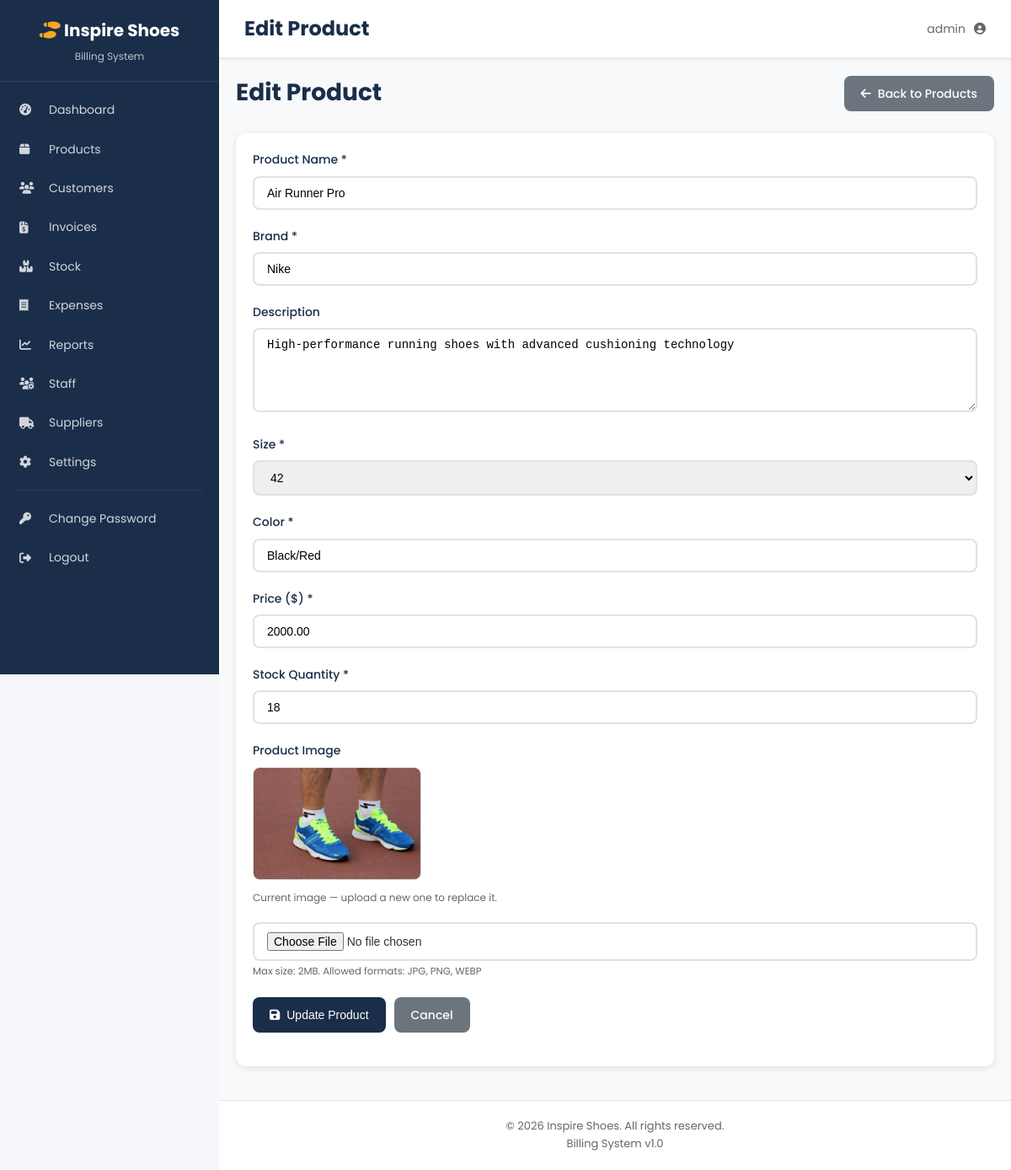
The page /products/edit.php?id=1 (signed in) on the database its author committed.
### tables this page shows
CREATE TABLE `users` (
  `id` int(11) NOT NULL,
  `username` varchar(50) NOT NULL,
  `email` varchar(100) NOT NULL,
  `password_hash` varchar(255) NOT NULL,
  `role` enum('admin','staff') DEFAULT 'staff',
  `status` enum('active','inactive') NOT NULL DEFAULT 'active',
  `created_at` timestamp NOT NULL DEFAULT current_timestamp(),
  `updated_at` timestamp NOT NULL DEFAULT current_timestamp() ON UPDATE current_timestamp()
);

CREATE TABLE `products` (
  `id` int(11) NOT NULL,
  `name` varchar(200) NOT NULL,
  `description` text DEFAULT NULL,
  `brand` varchar(100) NOT NULL,
  `size` varchar(50) NOT NULL,
  `color` varchar(50) NOT NULL,
  `price` decimal(10,2) NOT NULL,
  `stock_qty` int(11) NOT NULL DEFAULT 0,
  `image_path` varchar(255) DEFAULT NULL,
  `supplier_name` varchar(100) DEFAULT NULL,
  `supplier_phone` varchar(20) DEFAULT NULL,
  `purchase_price` decimal(10,2) DEFAULT 0.00,
  `created_at` timestamp NOT NULL DEFAULT current_timestamp(),
  `updated_at` timestamp NOT NULL DEFAULT current_timestamp() ON UPDATE current_timestamp()
);

### includes/functions.php (called while the page is built, shortened)
<?php
require_once __DIR__ . '/../config/db.php';
function getUserRole(): string {
    return $_SESSION['role'] ?? 'staff';
}
function isAdmin(): bool {
    return getUserRole() === 'admin';
}
function getCurrentUser() {
    global $pdo;
    $stmt = $pdo->prepare("SELECT * FROM users WHERE id = ?");
    $stmt->execute([$_SESSION['user_id']]);
    return $stmt->fetch();
}
function h($string): string {
    return htmlspecialchars($string ?? '', ENT_QUOTES, 'UTF-8');
}

### products/edit.php (the view, shortened to what this page needs)
<?php
require_once __DIR__ . '/../config/db.php';
require_once __DIR__ . '/../includes/functions.php';
$page_title = 'Edit Product';
$id = filter_input(INPUT_GET, 'id', FILTER_VALIDATE_INT);
$stmt = $pdo->prepare("SELECT * FROM products WHERE id = ?");
$stmt->execute([$id]);
$product = $stmt->fetch(PDO::FETCH_ASSOC);
include __DIR__ . '/../includes/header.php';
?>
<div class="page-header">
    <h1>Edit Product</h1>
    <a href="<?php echo BASE_URL; ?>/products/list.php" class="btn btn-secondary">
        <i class="fas fa-arrow-left"></i> Back to Products
    </a>
</div>
<div class="card">
    <div class="card-body">
        <form method="POST" action="" enctype="multipart/form-data">
            <div class="form-group">
                <label for="name">Product Name *</label>
                <input type="text" id="name" name="name" class="form-control" value="<?php echo h($product['name']); ?>" required>
            </div>
            <div class="form-group">
                <label for="brand">Brand *</label>
                <input type="text" id="brand" name="brand" class="form-control" value="<?php echo h($product['brand']); ?>" required>
            </div>
            <div class="form-group">
                <label for="description">Description</label>
                <textarea id="description" name="description" class="form-control" rows="3"><?php echo h($product['description'] ?? ''); ?></textarea>
            </div>
            <div class="form-group">
                <label for="size">Size *</label>
                <select id="size" name="size" class="form-control" required>
                    <?php for ($i = 38; $i <= 47; $i++): ?>
                        <option value="<?php echo $i; ?>" <?php echo $product['size'] == $i ? 'selected' : ''; ?>>
                            <?php echo $i; ?>
                        </option>
                    <?php endfor; ?>
                </select>
            </div>
            <div class="form-group">
                <label for="color">Color *</label>
                <input type="text" id="color" name="color" class="form-control" value="<?php echo h($product['color']); ?>" required>
            </div>
            <div class="form-group">
                <label for="price">Price ($) *</label>
                <input type="number" id="price" name="price" class="form-control" step="0.01" min="0" value="<?php echo h((string)$product['price']); ?>" required>
            </div>
            <div class="form-group">
                <label for="stock_qty">Stock Quantity *</label>
                <input type="number" id="stock_qty" name="stock_qty" class="form-control" min="0" value="<?php echo h((string)$product['stock_qty']); ?>" required>
            </div>
            <div class="form-group">
                <label for="image">Product Image</label>
                <?php if (!empty($product['image_path'])): ?>
                    <div class="mb-2">
                        <img src="<?php echo ASSETS_URL; ?>/uploads/products/<?php echo h($product['image_path']); ?>"
                             alt="Current Product Image"
                             style="max-width:200px; border-radius:8px; border:1px solid var(--border);">
                        <p class="text-muted" style="font-size:12px; margin-top:5px;">Current image — upload a new one to replace it.</p>
                    </div>
                <?php endif; ?>
                <input type="file" id="image" name="image" class="form-control" accept="image/jpeg,image/png,image/webp">
                <small class="text-muted">Max size: 2MB. Allowed formats: JPG, PNG, WEBP</small>
            </div>
            <div class="form-group" style="display:flex; gap:10px;">
                <button type="submit" class="btn btn-primary">
                    <i class="fas fa-save"></i> Update Product
                </button>
                <a href="<?php echo BASE_URL; ?>/products/list.php" class="btn btn-secondary">Cancel</a>
            </div>
        </form>
    </div>
</div>
<?php include __DIR__ . '/../includes/footer.php'; ?>

### includes/header.php (shortened to what this page needs)
<?php
require_once __DIR__ . '/../config/db.php';
require_once __DIR__ . '/functions.php';
$current_page  = basename($_SERVER['PHP_SELF']);
$is_logged_in  = isset($_SESSION['user_id']);
$current_user = $is_logged_in ? getCurrentUser() : null;
?>
<!DOCTYPE html>
<html lang="en">
<head>
    <link rel="stylesheet" href="https://cdnjs.cloudflare.com/ajax/libs/font-awesome/6.4.0/css/all.min.css">
    <link rel="stylesheet" href="<?php echo CSS_URL; ?>/style.css">
</head>
<body>
<?php if ($is_logged_in): ?>
<nav class="sidebar">
    <div class="sidebar-header">
        <h2><i class="fas fa-shoe-prints"></i> Inspire Shoes</h2>
        <p>Billing System</p>
    </div>
    <ul class="nav-menu">
        <li class="<?php echo ($current_page === 'index.php' && strpos($_SERVER['PHP_SELF'], '/auth/') === false) ? 'active' : ''; ?>">
            <a href="<?php echo BASE_URL; ?>/index.php">
                <i class="fas fa-tachometer-alt"></i>
                <span>Dashboard</span>
            </a>
        </li>
        <li class="<?php echo strpos($_SERVER['PHP_SELF'], '/products/') !== false ? 'active' : ''; ?>">
            <a href="<?php echo BASE_URL; ?>/products/list.php">
                <i class="fas fa-box"></i>
                <span>Products</span>
            </a>
        </li>
        <li class="<?php echo strpos($_SERVER['PHP_SELF'], '/customers/') !== false ? 'active' : ''; ?>">
            <a href="<?php echo BASE_URL; ?>/customers/list.php">
                <i class="fas fa-users"></i>
                <span>Customers</span>
            </a>
        </li>
        <li class="<?php echo strpos($_SERVER['PHP_SELF'], '/invoices/') !== false ? 'active' : ''; ?>">
            <a href="<?php echo BASE_URL; ?>/invoices/list.php">
                <i class="fas fa-file-invoice-dollar"></i>
                <span>Invoices</span>
            </a>
        </li>
        <?php if (isAdmin()): ?>
        <li class="<?php echo strpos($_SERVER['PHP_SELF'], '/stock/') !== false ? 'active' : ''; ?>">
            <a href="<?php echo BASE_URL; ?>/stock/manage.php">
                <i class="fas fa-boxes"></i>
                <span>Stock</span>
            </a>
        </li>
        <li class="<?php echo strpos($_SERVER['PHP_SELF'], '/expenses/') !== false ? 'active' : ''; ?>">
            <a href="<?php echo BASE_URL; ?>/expenses/list.php">
                <i class="fas fa-receipt"></i>
                <span>Expenses</span>
            </a>
        </li>
        <li class="<?php echo strpos($_SERVER['PHP_SELF'], '/reports/') !== false ? 'active' : ''; ?>">
            <a href="<?php echo BASE_URL; ?>/reports/sales.php">
                <i class="fas fa-chart-line"></i>
                <span>Reports</span>
            </a>
        </li>
        <?php endif; ?>
        <?php if (isAdmin()): ?>
        <li class="<?php echo strpos($_SERVER['PHP_SELF'], '/admin/') !== false ? 'active' : ''; ?>">
            <a href="<?php echo BASE_URL; ?>/admin/staff.php">
                <i class="fas fa-users-cog"></i>
                <span>Staff</span>
            </a>
        </li>
        <li>
            <a href="<?php echo BASE_URL; ?>/admin/suppliers.php">
                <i class="fas fa-truck"></i>
                <span>Suppliers</span>
            </a>
        </li>
        <li>
            <a href="<?php echo BASE_URL; ?>/admin/settings.php">
                <i class="fas fa-cog"></i>
                <span>Settings</span>
            </a>
        </li>
        <?php endif; ?>
        <li class="nav-divider"></li>
        <li>
            <a href="<?php echo BASE_URL; ?>/auth/change-password.php">
                <i class="fas fa-key"></i>
                <span>Change Password</span>
            </a>
        </li>
        <li>
            <a href="<?php echo BASE_URL; ?>/auth/logout.php" class="logout-link">
                <i class="fas fa-sign-out-alt"></i>
                <span>Logout</span>
            </a>
        </li>
    </ul>
</nav>
<main class="main-content">
    <header class="top-bar">
        <h1><?php echo isset($page_title) ? h($page_title) : 'Dashboard'; ?></h1>
        <div class="user-info">
            <span class="user-name"><?php echo h($current_user['username'] ?? ''); ?></span>
            <i class="fas fa-user-circle"></i>
        </div>
    </header>
    <div class="content-wrapper">
<?php endif; ?>

### assets/css/style.css (style rules this page uses)
:root { --primary: #1a2e4a; --primary-light: #2c4a6e; --accent: #f5a623; --accent-hover: #d4941f; --white: #ffffff; --light-gray: #f4f6f9; --gray: #6c757d; --danger: #e74c3c; --danger-light: #c0392b; --success: #27ae60; --success-light: #229954; --warning: #f39c12; --warning-light: #d68910; --info: #3498db; --text: #333333; --text-light: #666666; --border: #dee2e6; --shadow: rgba(0, 0, 0, 0.1); --sidebar-width: 250px; }
* { margin: 0; padding: 0; box-sizing: border-box; }
body { font-family: 'Poppins', -apple-system, BlinkMacSystemFont, 'Segoe UI', Roboto, sans-serif; font-size: 14px; line-height: 1.6; color: var(--text); background-color: var(--light-gray); }
a { text-decoration: none; color: inherit; }
ul { list-style: none; }
img { max-width: 100%; height: auto; }
body { display: flex; min-height: 100vh; }
.sidebar { width: var(--sidebar-width); background: var(--primary); color: var(--white); position: fixed; top: 0; left: 0; height: 100vh; overflow-y: auto; z-index: 1000; display: flex; flex-direction: column; }
.main-content { margin-left: var(--sidebar-width); flex: 1; min-height: 100vh; background: var(--light-gray); }
.content-wrapper { padding: 20px; max-width: 1400px; margin: 0 auto; }
.sidebar-header { padding: 20px; text-align: center; border-bottom: 1px solid rgba(255,255,255,0.1); }
.sidebar-header h2 { font-size: 20px; margin-bottom: 5px; }
.sidebar-header h2 i { color: var(--accent); }
.sidebar-header p { font-size: 12px; opacity: 0.7; }
.nav-menu { flex: 1; padding: 10px 0; }
.nav-menu li a { display: flex; align-items: center; padding: 12px 20px; color: rgba(255,255,255,0.8); transition: all 0.3s; border-left: 3px solid transparent; }
.nav-menu li a i { width: 25px; margin-right: 10px; }
.nav-divider { height: 1px; background: rgba(255,255,255,0.1); margin: 10px 20px; }
.top-bar { background: var(--white); padding: 15px 30px; display: flex; align-items: center; justify-content: space-between; box-shadow: 0 2px 4px var(--shadow); position: sticky; top: 0; z-index: 100; }
.top-bar h1 { font-size: 24px; color: var(--primary); }
.user-info { display: flex; align-items: center; gap: 10px; color: var(--text-light); }
.page-header { display: flex; justify-content: space-between; align-items: center; margin-bottom: 25px; }
.page-header h1 { font-size: 28px; color: var(--primary); }
.card { background: var(--white); border-radius: 12px; box-shadow: 0 2px 8px var(--shadow); margin-bottom: 20px; }
.card-body { padding: 20px; }
.form-group { margin-bottom: 20px; }
.form-group label { display: block; margin-bottom: 8px; font-weight: 500; color: var(--primary); }
.form-control { width: 100%; padding: 10px 15px; border: 2px solid var(--border); border-radius: 8px; font-size: 14px; transition: border-color 0.3s; }
select.form-control { cursor: pointer; }
textarea.form-control { resize: vertical; min-height: 100px; }
.btn { display: inline-flex; align-items: center; gap: 8px; padding: 10px 20px; border: none; border-radius: 8px; font-size: 14px; font-weight: 500; cursor: pointer; transition: all 0.3s; text-decoration: none; }
.btn-primary { background: var(--primary); color: var(--white); }
.btn-secondary { background: var(--gray); color: var(--white); }
.text-muted { color: var(--text-light); }
.mb-2 { margin-bottom: 20px; }

### includes/header.php (style rules this page uses)
:root { --primary-color: #1a2e4a; --secondary-color: #2c4a6e; --accent-color: #f5a623; --accent-hover: #d4941f; --success-color: #28a745; --danger-color: #dc3545; --warning-color: #ffc107; --info-color: #17a2b8; --light-gray: #f8f9fa; --dark-gray: #6c757d; --white: #ffffff; --border-color: #dee2e6; --text-color: #333333; --sidebar-width: 260px; }
* { margin: 0; padding: 0; box-sizing: border-box; }
body { font-family: 'Poppins', sans-serif; background-color: #f5f7fa; color: var(--text-color); line-height: 1.6; }

### rows shown on the page
users: username "admin"
products: name "Air Runner Pro", brand "Nike", description "High-performance running shoes with advanced cushioning technology", size "42", color "Black/Red", price "2000.00", stock_qty "18", image_path (picture)

### other values the page prints
$page_title "Edit Product"
